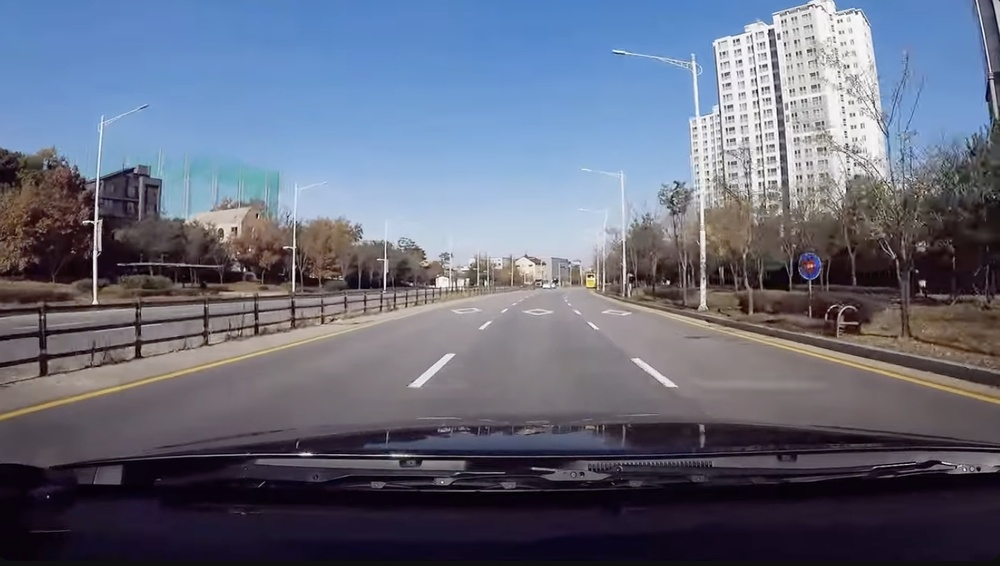
#> input picture lane_sample.jpg, 1000 x 566 px, shrunk from 1370 x 776 before the run
$ python CNN_RNN.py
#> lines starting #> are read from the running program, lines starting #| are printed output that depends on the picture; after the words box and inside, x2 and y2 are one past the last pixel; in counts of white or black regions, pixels touching at a corner belong together
import cv2
import numpy as np
import matplotlib.pyplot as plt

# 이미지 로드
image = cv2.imread("lane_sample.jpg")
#> image is the input picture: shape (566, 1000, 3); mean B, G, R 123.6, 105.6, 100.5
image = cv2.cvtColor(image, cv2.COLOR_BGR2RGB)

# 1️⃣ ROI(관심 영역) 설정 (사각형)
def region_of_interest(img):
    height, width = img.shape[:2]
#> height = 566; width = 1000
    mask = np.zeros_like(img)

    # 차선이 있는 영역 (사각형 형태)
    polygon = np.array([[
        (int(width * 0.01), int(height * 0.9)),   # 좌측 하단
        (int(width * 0.4), int(height * 0.4)),  # 좌측 상단
        (int(width * 0.6), int(height * 0.4)),  # 우측 상단
        (int(width), int(height * 0.9))    # 우측 하단
    ]], np.int32)

    cv2.fillPoly(mask, polygon, (255, 255, 255))
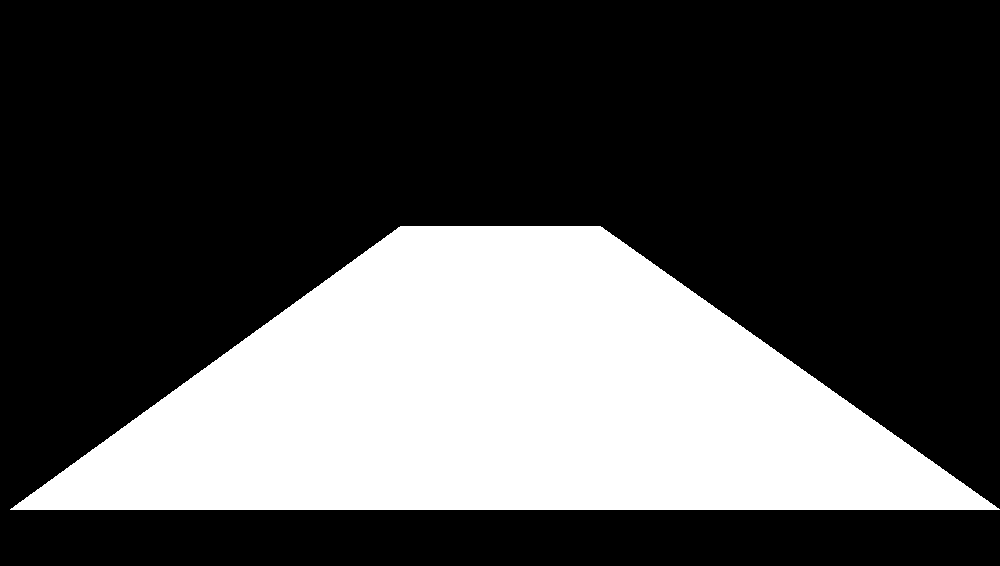
#> mask: shape (566, 1000, 3); 29.9% white; 1 white region, box (x1, y1, x2, y2) and area: (10, 226, 1000, 510) 169233
    masked_image = cv2.bitwise_and(img, mask)
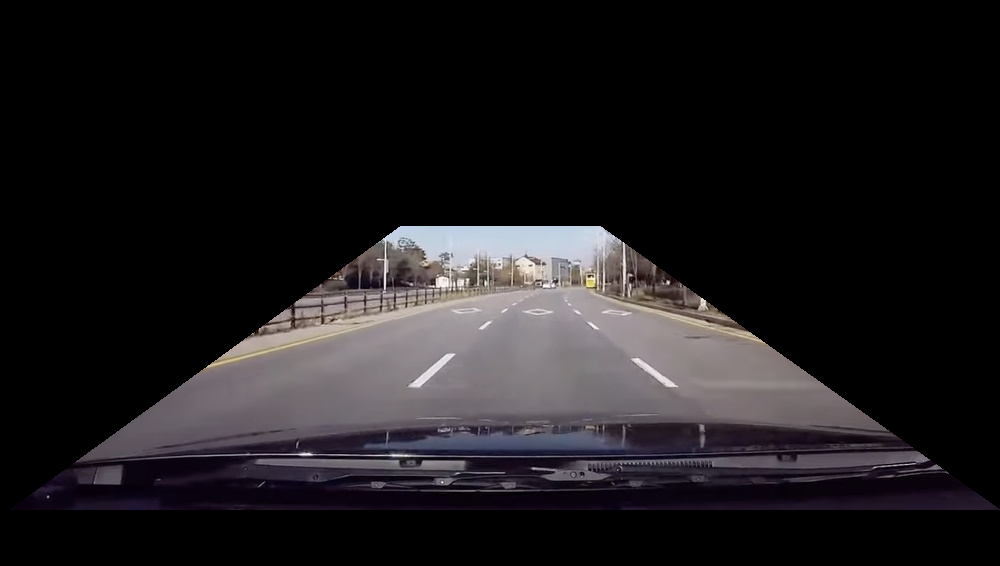
#> masked_image: shape (566, 1000, 3); mean R, G, B 28.9, 26.6, 28.7
    return masked_image

# 2️⃣ Canny Edge Detection
def detect_edges(img):
    gray = cv2.cvtColor(img, cv2.COLOR_RGB2GRAY)
    blur = cv2.GaussianBlur(gray, (5, 5), 0)
    edges = cv2.Canny(blur, 50, 150)
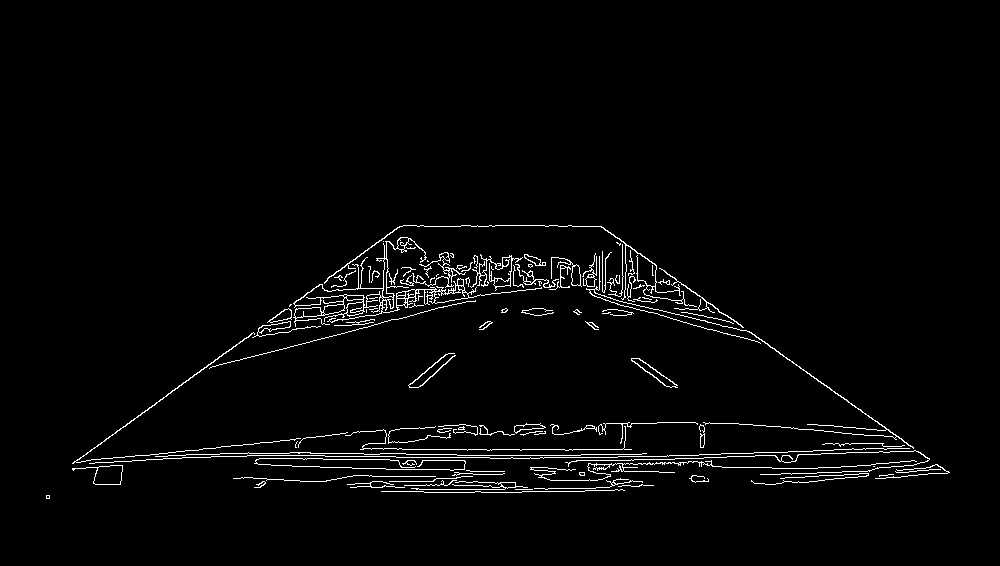
#> edges: shape (566, 1000); 2.4% white in thin lines or dots, all inside (x1, y1, x2, y2) = (46, 225, 950, 499)
    return edges

# 3️⃣ 허프 변환으로 차선 검출
def hough_transform(edges):
    lines = cv2.HoughLinesP(edges, rho=2, theta=np.pi/180, threshold=100, minLineLength=50, maxLineGap=50)
#> lines = 87 rows, first 6: [396, 457, 617, 457], [722, 467, 942, 467], [599, 226, 884, 426], [825, 443, 906, 442], [76, 460, 145, 460], [220, 453, 299, 453]
    line_image = np.zeros_like(image)

    if lines is not None:
        for line in lines:
            x1, y1, x2, y2 = line[0]
            cv2.line(line_image, (x1, y1), (x2, y2), (255, 0, 0), 5)
#> this loop made 87 passes
#> (x1, y1, x2, y2) on passes 1 to 12: (396, 457, 617, 457), (722, 467, 942, 467), (599, 226, 884, 426), (825, 443, 906, 442), (76, 460, 145, 460), (220, 453, 299, 453), (72, 463, 399, 226), (760, 474, 943, 468), (360, 449, 631, 449), (261, 482, 392, 476), (256, 459, 389, 459), (565, 462, 915, 450)
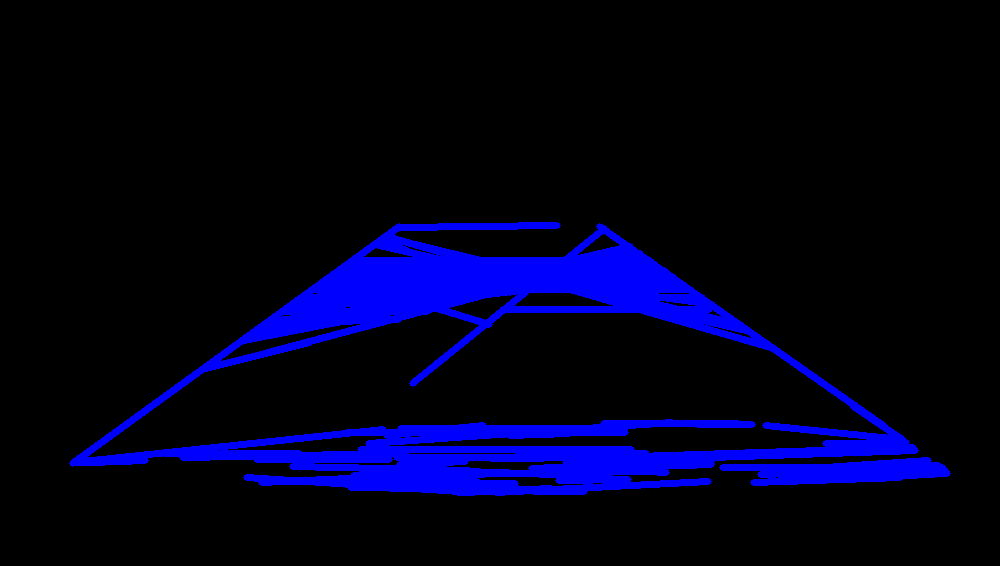
#> line_image: shape (566, 1000, 3); mean of channels 0, 1, 2 29, 0, 0; drawn as B, G, R

    return line_image

# 📌 실행
roi_img = region_of_interest(image)
edges = detect_edges(roi_img)
lane_lines = hough_transform(edges)

# 결과 시각화
fig, axes = plt.subplots(1, 3, figsize=(15, 5))
axes[0].imshow(roi_img)
axes[0].set_title("ROI")

axes[1].imshow(edges, cmap="gray")
axes[1].set_title("Canny Edge Detection")

axes[2].imshow(cv2.addWeighted(image, 0.8, lane_lines, 1, 0))
axes[2].set_title("Hough Transform")

plt.show()
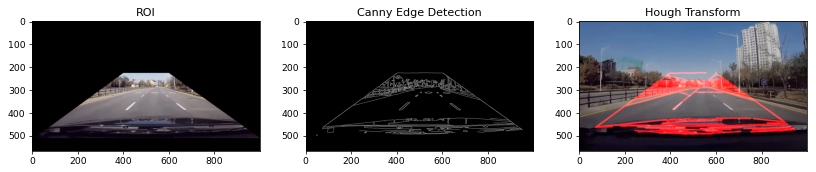
#> figure drawn by matplotlib, 3 panels
